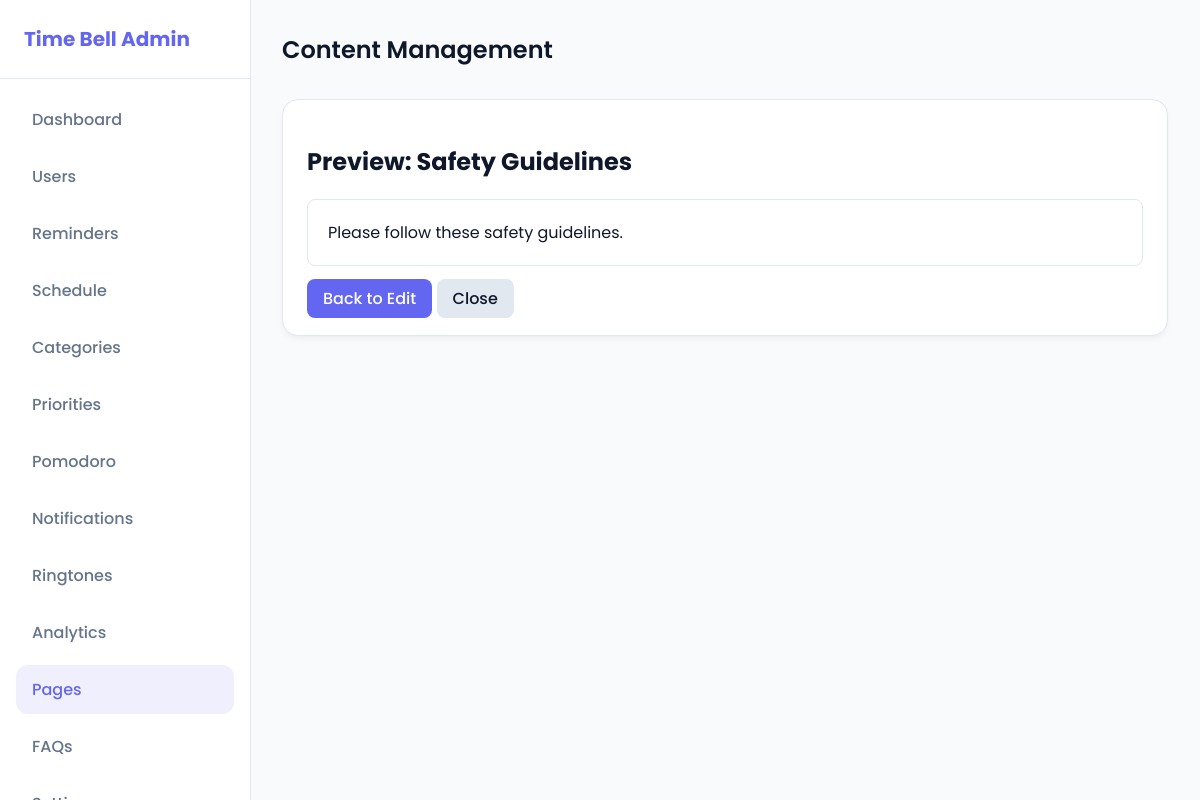
Page /admin/pages.php?preview=safety (signed in) on the committed database.
### tables this page shows
CREATE TABLE IF NOT EXISTS pages (
    slug VARCHAR(50) PRIMARY KEY,
    title VARCHAR(255) NOT NULL,
    content TEXT,
    updated_at TIMESTAMP DEFAULT CURRENT_TIMESTAMP ON UPDATE CURRENT_TIMESTAMP
);

### admin/pages.php (the view, shortened to what this page needs)
<?php
require_once '../api/db.php';
$preview = $_GET['preview'] ?? null;
$current_page = null;
if ($preview) {
    $stmt = $pdo->prepare("SELECT * FROM pages WHERE slug = ?");
    $stmt->execute([$preview]);
    $current_page = $stmt->fetch();
}
?>
<!DOCTYPE html>
<html lang="en">
<head>
    <link rel="stylesheet" href="style.css">
</head>
<body>
    <div class="sidebar">
        <div class="sidebar-header">Time Bell Admin</div>
        <div class="sidebar-nav">
            <a href="index.php">Dashboard</a>
            <a href="users.php">Users</a>
            <a href="reminders.php">Reminders</a>
            <a href="schedule.php">Schedule</a>
            <a href="categories.php">Categories</a>
            <a href="priorities.php">Priorities</a>
            <a href="pomodoro.php">Pomodoro</a>
            <a href="notifications.php">Notifications</a>
            <a href="ringtones.php">Ringtones</a>
            <a href="analytics.php">Analytics</a>
            <a href="pages.php" class="active">Pages</a>
            <a href="faqs.php">FAQs</a>
            <a href="settings.php">Settings</a>
        </div>
    </div>
    <div class="main-content">
        <div class="header">
            <h1>Content Management</h1>
        </div>
        <?php if ($preview && $current_page): ?>
            <div class="card">
                <h2>Preview: <?= htmlspecialchars($current_page['title']) ?></h2>
                <div class="preview-box">
                    <?= nl2br(htmlspecialchars($current_page['content'])) ?>
                </div>
                <div style="margin-top: 20px;">
                    <a href="pages.php?edit=<?= urlencode($current_page['slug']) ?>" class="btn btn-primary" style="text-decoration:none;">Back to Edit</a>
                    <a href="pages.php" class="btn" style="text-decoration:none; background:#E2E8F0; color:#0F172A;">Close</a>
                </div>
            </div>
        <?php endif; ?>
    </div>
</body>
</html>

### admin/style.css (style rules this page uses)
:root { --primary: #6366F1; --primary-hover: #4F46E5; --bg-color: #F8FAFC; --card-bg: #FFFFFF; --text-main: #0F172A; --text-muted: #64748B; --border: #E2E8F0; --danger: #EF4444; }
body { margin: 0; padding: 0; font-family: 'Poppins', sans-serif; background-color: var(--bg-color); color: var(--text-main); }
.sidebar { width: 250px; height: 100vh; background-color: var(--card-bg); border-right: 1px solid var(--border); position: fixed; top: 0; left: 0; display: flex; flex-direction: column; overflow-y: auto; }
.sidebar-header { padding: 24px; font-size: 20px; font-weight: 700; color: var(--primary); border-bottom: 1px solid var(--border); }
.sidebar-nav { display: flex; flex-direction: column; padding: 16px; gap: 8px; }
.sidebar-nav a { text-decoration: none; color: var(--text-muted); padding: 12px 16px; border-radius: 12px; font-weight: 500; transition: all 0.3s ease; }
.sidebar-nav a:hover, .sidebar-nav a.active { background-color: rgba(99, 102, 241, 0.1); color: var(--primary); }
.main-content { margin-left: 250px; padding: 32px; }
.header { display: flex; justify-content: space-between; align-items: center; margin-bottom: 32px; }
.header h1 { margin: 0; font-size: 24px; font-weight: 600; }
.card { background-color: var(--card-bg); border-radius: 16px; padding: 24px; border: 1px solid var(--border); box-shadow: 0 4px 6px -1px rgba(0, 0, 0, 0.05); }
.btn { padding: 8px 16px; border-radius: 8px; border: none; font-family: 'Poppins', sans-serif; font-weight: 500; cursor: pointer; transition: 0.3s; }
.btn-primary { background-color: var(--primary); color: white; }

### admin/pages.php (style rules this page uses)
.preview-box { border: 1px solid var(--border); padding: 20px; border-radius: 8px; background: #fff; margin-top: 20px; }

### rows in the picture
pages: title "Safety Guidelines", content "Please follow these safety guidelines."
